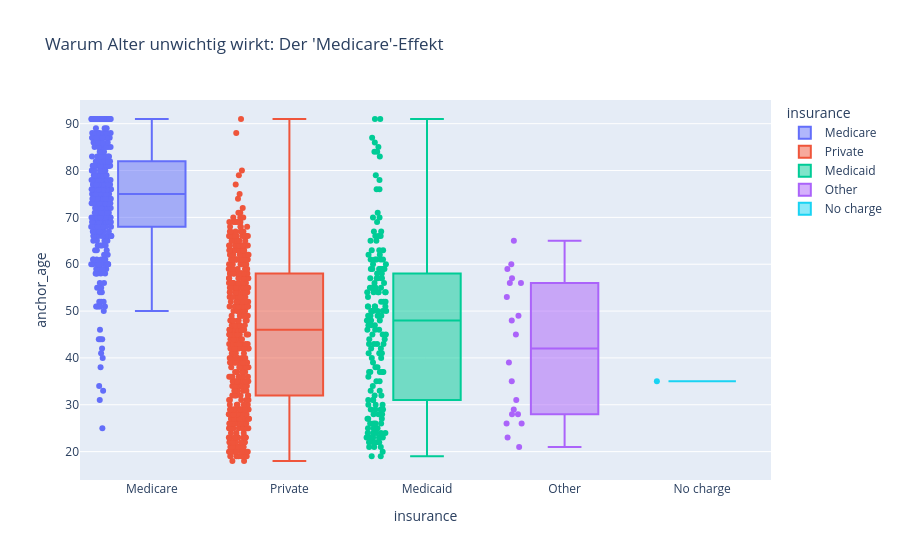

Here is the notebook cell this chart was saved with:
### Markdown cell above
# 4.1 Visualization Data

### Code cell
# Check: Zusammenhang zwischen Alter und Versicherung (Medicare)
# Wir schauen, wie hoch das Durchschnittsalter pro Versicherungsgruppe ist.
import plotly.express as px

if sample: 
    X_val = X_val_sample
    y_val = y_val_sample
else: 
    X_val = X_val
    y_val = y_val

df_analyze = X_val.copy() # Kopie für Analyse
if hasattr(df_analyze, "to_pandas"):
    df_analyze = df_analyze.to_pandas()

# Boxplot zeigt klar: Medicare-Patienten sind fast alle 65+
fig = px.box(df_analyze, x="insurance", y="anchor_age", 
             title="Warum Alter unwichtig wirkt: Der 'Medicare'-Effekt",
             points="all", 
             color="insurance")
fig.show()

### Figure 1 — Plotly figure (JSON) as saved in the notebook; plotly's stock layout.template omitted (floating-point values rounded to 4 significant figures; data arrays with more than 128 entries replaced by an {"elided": "..."} marker saying what was removed)
{"data": [{"alignmentgroup": "True", "boxpoints": "all", "hovertemplate": "insurance=%{x}<br>anchor_age=%{y}<extra></extra>", "legendgroup": "Medicare", "marker": {"color": "#636efa"}, "name": "Medicare", "notched": false, "offsetgroup": "Medicare", "orientation": "v", "showlegend": true, "type": "box", "x": {"elided": "339 str values"}, "x0": " ", "xaxis": "x", "y": {"elided": "339 int values"}, "y0": " ", "yaxis": "y"}, {"alignmentgroup": "True", "boxpoints": "all", "hovertemplate": "insurance=%{x}<br>anchor_age=%{y}<extra></extra>", "legendgroup": "Private", "marker": {"color": "#EF553B"}, "name": "Private", "notched": false, "offsetgroup": "Private", "orientation": "v", "showlegend": true, "type": "box", "x": {"elided": "448 str values"}, "x0": " ", "xaxis": "x", "y": {"elided": "448 int values"}, "y0": " ", "yaxis": "y"}, {"alignmentgroup": "True", "boxpoints": "all", "hovertemplate": "insurance=%{x}<br>anchor_age=%{y}<extra></extra>", "legendgroup": "Medicaid", "marker": {"color": "#00cc96"}, "name": "Medicaid", "notched": false, "offsetgroup": "Medicaid", "orientation": "v", "showlegend": true, "type": "box", "x": {"elided": "170 str values"}, "x0": " ", "xaxis": "x", "y": {"elided": "170 int values"}, "y0": " ", "yaxis": "y"}, {"alignmentgroup": "True", "boxpoints": "all", "hovertemplate": "insurance=%{x}<br>anchor_age=%{y}<extra></extra>", "legendgroup": "Other", "marker": {"color": "#ab63fa"}, "name": "Other", "notched": false, "offsetgroup": "Other", "orientation": "v", "showlegend": true, "type": "box", "x": ["Other", "Other", "Other", "Other", "Other", "Other", "Other", "Other", "Other", "Other", "Other", "Other", "Other", "Other", "Other", "Other", "Other", "Other", "Other", "Other"], "x0": " ", "xaxis": "x", "y": [31, 48, 26, 57, 29, 59, 45, 26, 49, 56, 23, 21, 53, 35, 28, 28, 60, 39, 56, 65], "y0": " ", "yaxis": "y"}, {"alignmentgroup": "True", "boxpoints": "all", "hovertemplate": "insurance=%{x}<br>anchor_age=%{y}<extra></extra>", "legendgroup": "No charge", "marker": {"color": "#19d3f3"}, "name": "No charge", "notched": false, "offsetgroup": "No charge", "orientation": "v", "showlegend": true, "type": "box", "x": ["No charge"], "x0": " ", "xaxis": "x", "y": [35], "y0": " ", "yaxis": "y"}], "layout": {"boxmode": "overlay", "legend": {"title": {"text": "insurance"}, "tracegroupgap": 0}, "title": {"text": "Warum Alter unwichtig wirkt: Der 'Medicare'-Effekt"}, "xaxis": {"anchor": "y", "categoryarray": ["Medicare", "Private", "Medicaid", "Other", null, "No charge"], "categoryorder": "array", "domain": [0, 1], "title": {"text": "insurance"}}, "yaxis": {"anchor": "x", "domain": [0, 1], "title": {"text": "anchor_age"}}}}
